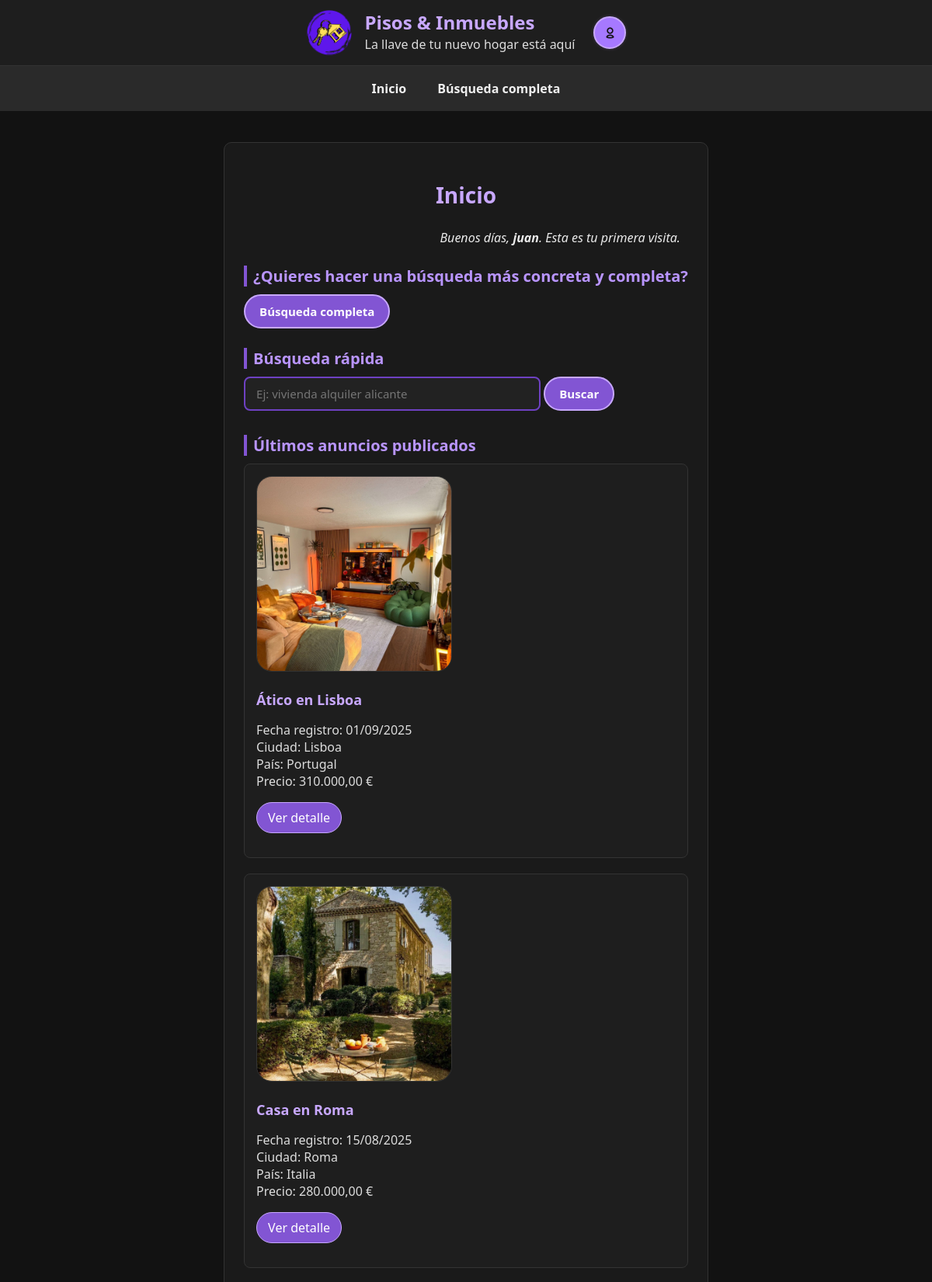
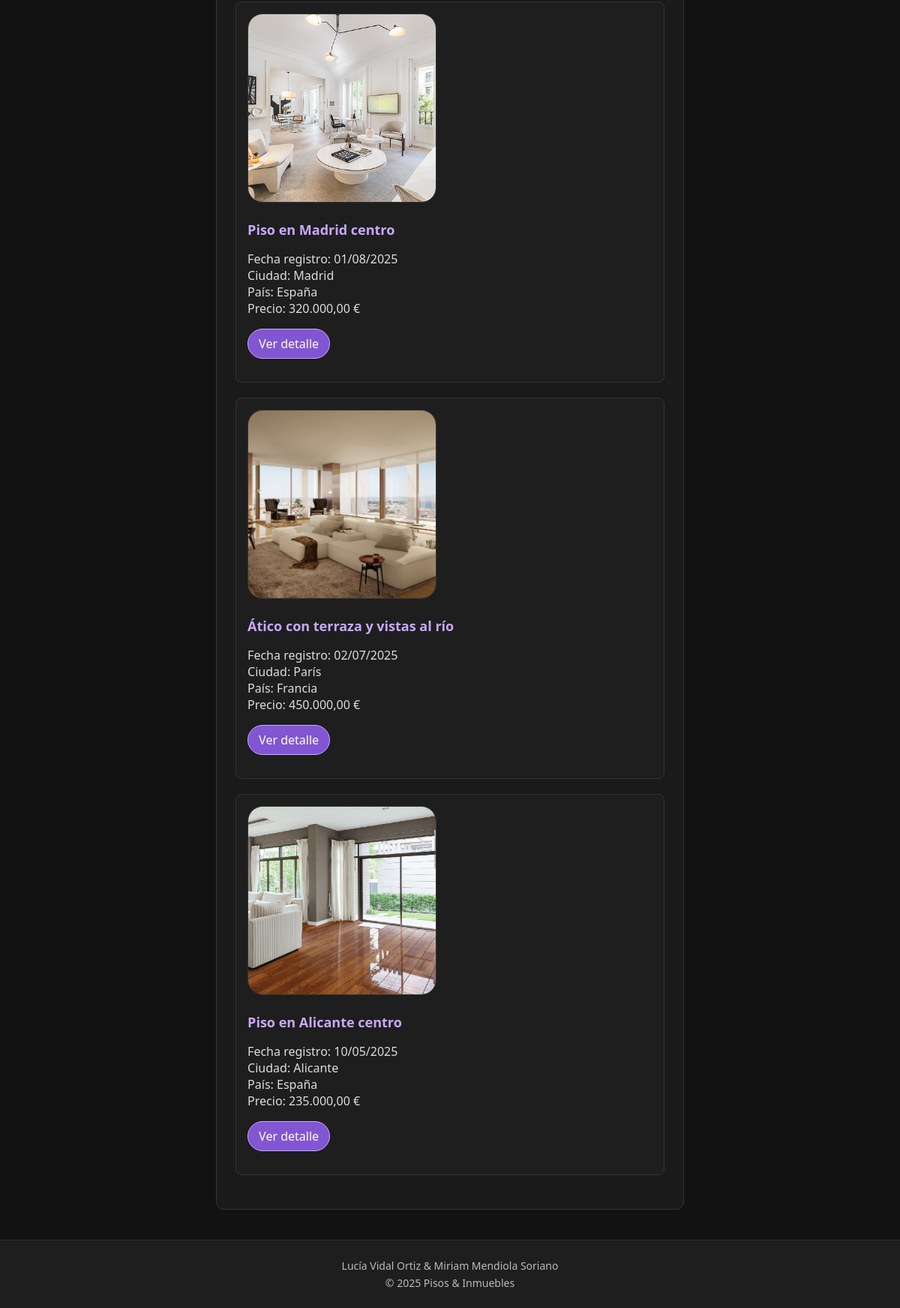
/index.php (signed in), run on the app's committed database (2 pictures, top to bottom).
### tables this page shows
CREATE TABLE `anuncios` (
  `IdAnuncio` int(10) UNSIGNED NOT NULL,
  `TAnuncio` tinyint(3) UNSIGNED NOT NULL,
  `TVivienda` tinyint(3) UNSIGNED NOT NULL,
  `FPrincipal` varchar(255) DEFAULT NULL,
  `Alternativo` varchar(255) NOT NULL,
  `Titulo` varchar(255) NOT NULL,
  `Precio` decimal(10,2) NOT NULL,
  `Texto` text DEFAULT NULL,
  `Ciudad` varchar(100) DEFAULT NULL,
  `Pais` int(10) UNSIGNED DEFAULT NULL,
  `Superficie` decimal(10,2) DEFAULT NULL,
  `NHabitaciones` int(10) UNSIGNED DEFAULT NULL,
  `NBanyos` int(10) UNSIGNED DEFAULT NULL,
  `Planta` int(11) DEFAULT NULL,
  `Anyo` int(11) DEFAULT NULL,
  `FRegistro` datetime NOT NULL DEFAULT current_timestamp(),
  `Usuario` int(10) UNSIGNED NOT NULL
);

CREATE TABLE `paises` (
  `IdPais` int(10) UNSIGNED NOT NULL,
  `NomPais` varchar(100) NOT NULL
);

### index.php (the view, shortened to what this page needs)
<?php
require_once("cabecera.inc");
require_once("inicio.inc");
$restaurado_por_cookie = false;
$usuario = htmlspecialchars($_SESSION['usuario'], ENT_QUOTES, 'UTF-8');
$hora = intval(date("H"));
if ($hora >= 6 && $hora < 12) {
    $saludo = "Buenos días";
} elseif ($hora >= 12 && $hora < 16) {
    $saludo = "Hola";
} elseif ($hora >= 16 && $hora < 20) {
    $saludo = "Buenas tardes";
} else {
    $saludo = "Buenas noches";
}
$ultima = $_COOKIE['ultima_visita'] ?? false;
if ($restaurado_por_cookie || isset($_SESSION['usuario'])) {
    if ($ultima) {
        echo "<p style='text-align:right; margin:10px; font-style:italic;'>
                $saludo, <strong>$usuario</strong>. Tu última visita fue el <strong>$ultima</strong>.
              </p>";
    } else {
        echo "<p style='text-align:right; margin:10px; font-style:italic;'>
                $saludo, <strong>$usuario</strong>. Esta es tu primera visita.
              </p>";
    }
}
?>
<section>
  <h3>¿Quieres hacer una búsqueda más concreta y completa?</h3>
  <form action="f.busqueda.php" method="get">
    <button type="submit" class="button">Búsqueda completa</button>
  </form>
</section>
<section>
  <h3>Búsqueda rápida</h3>
  <form action="resultado.php" method="get">
    <input
      type="text"
      id="busqueda_rapida"
      name="ciudad_rapida"
      placeholder="Ej: vivienda alquiler alicante"
    >
    <button type="submit" class="button">Buscar</button>
  </form>
</section>
<section>
  <h3>Últimos anuncios publicados</h3>
  <?php
  $mysqli = obtenerConexion();
  $sql = "SELECT
              a.IdAnuncio,
              a.Titulo,
              a.FPrincipal,
              a.Alternativo,
              a.FRegistro,
              a.Ciudad,
              p.NomPais AS Pais,
              a.Precio
          FROM Anuncios a
          LEFT JOIN Paises p ON a.Pais = p.IdPais
          ORDER BY a.FRegistro DESC
          LIMIT 5";
  if ($resultado = $mysqli->query($sql)) {
      if ($resultado->num_rows > 0) {
          while ($fila = $resultado->fetch_assoc()) {
              $id        = (int)$fila['IdAnuncio'];
              $titulo    = htmlspecialchars($fila['Titulo'] ?? '', ENT_QUOTES, 'UTF-8');
              $foto      = htmlspecialchars($fila['FPrincipal'] ?? '', ENT_QUOTES, 'UTF-8');
              $alt       = htmlspecialchars($fila['Alternativo'] ?? '', ENT_QUOTES, 'UTF-8');
              $fechaRaw  = $fila['FRegistro'];
              $fecha     = $fechaRaw ? date('d/m/Y', strtotime($fechaRaw)) : '';
              $ciudad    = htmlspecialchars($fila['Ciudad'] ?? '', ENT_QUOTES, 'UTF-8');
              $pais      = htmlspecialchars($fila['Pais'] ?? '', ENT_QUOTES, 'UTF-8');
              $precio    = $fila['Precio'];
              $precioFmt = is_null($precio) ? '' : number_format($precio, 2, ',', '.');
              ?>
              <article>
                <div class="imagen_principal">
                  <?php if (!empty($foto)) { ?>
                    <img src="<?php echo $foto; ?>" alt="<?php echo $alt; ?>">
                  <?php } else { ?>
                    <img src="img/foto_piso.jpg" alt="Sin imagen disponible">
                  <?php } ?>
                </div>
                <h4><?php echo $titulo; ?></h4>
                <p>
                  Fecha registro: <?php echo $fecha; ?><br>
                  Ciudad: <?php echo $ciudad; ?><br>
                  País: <?php echo $pais; ?><br>
                  Precio: <?php echo $precioFmt; ?> €
                </p>
                <p><a class="enlaces" href="detalle_anuncio.php?id=<?php echo $id; ?>">Ver detalle</a></p>
              </article>
              <?php
          }
      } else {
          echo "<p>No hay anuncios publicados todavía.</p>";
      }
  } else {
      echo "<p>Error al obtener los anuncios.</p>";
  }
  ?>
</section>
</main>
<?php
require_once("footer.inc");
?>

### modo-oscuro.css (style rules this page uses)
html { background-color: #121212; font-family: 'Segoe UI', Tahoma, Geneva, Verdana, sans-serif; color: #f0f0f0; }
html, body { height: 100%; margin: 0; padding: 0; display: flex; flex-direction: column; overflow-x: hidden; }
main.contenido h3 { color: #b995ff; margin-top: 25px; margin-bottom: 10px; font-size: 20px; border-left: 4px solid #8255d3; padding-left: 8px; }
main.contenido input, main.contenido select, main.contenido textarea { background-color: #222; border: 2px solid #6e41c2; color: #f0f0f0; border-radius: 8px; }
main.contenido button, .button, .btn-subir { background-color: #8255d3; color: #fff; border: 2px solid #c8a8ff; border-radius: 50px; padding: 10px 18px; cursor: pointer; }
main.contenido article { background-color: #1e1e1e; border: 1px solid #333; border-radius: 8px; padding: 15px; margin-bottom: 20px; color: #ddd; transition: transform 0.2s ease, box-shadow 0.3s ease; }
main.contenido article h4 { color: #c8a8ff; margin-bottom: 6px; font-size: 18px; }
.imagen_principal { border-radius: 20px; width: 250px; height: 250px; overflow: hidden; background-color: #111; border: 1px solid #333; }
.imagen_principal img { width: 100%; height: 100%; object-fit: cover; border-radius: 15px; filter: none; opacity: 1; display: block; }
a.enlaces { display: inline-block; text-decoration: none; color: #fff; background-color: #8255d3; padding: 8px 14px; border-radius: 500px; border: 1px solid #c8a8ff; transition: all 0.2s ease; }

### forms.css (style rules this page uses)
.button { font-family: inherit; font-size: 15px; padding: 10px 18px; margin-right: 10px; border: none; border-radius: 50px; cursor: pointer; font-weight: 600; transition: all 0.2s ease; background-color: #fffdf2; color: #4b2b99; border: 2px solid #a679ff; }
input, select { width: 100%; max-width: 350px; padding: 10px 14px; font-family: inherit; font-size: 15px; border: 2px solid #a679ff; border-radius: 8px; background-color: #fffdf2; transition: border-color 0.2s, box-shadow 0.2s; }
main.contenido input, main.contenido select, main.contenido textarea { margin-bottom: 6px; }

### accesible.css (style rules this page uses)
html { background-color: #ffffff; color: #000000; font-family: "Comic Neue", "Verdana", "Arial Rounded MT", sans-serif; font-size: 18px; line-height: 1.7; }
.contenido p, .contenido li { max-width: 80ch; text-align: left; margin-bottom: 1.3em; }
.contenido h3 { background-color: #ffff00; color: #000000; border-left: 6px solid #0055cc; padding: 6px 10px; }
input, select, textarea { background-color: #ffffff; color: #000000; border: 2px solid #000000; border-radius: 6px; padding: 10px 14px; width: 100%; font-size: 1rem; margin-bottom: 1rem; }
button, .button, .btn-subir { background-color: #000000; color: #ffff00; border: 3px solid #000000; border-radius: 40px; padding: 10px 20px; font-weight: bold; cursor: pointer; transition: all 0.25s ease; }
a.enlaces { background-color: #0055cc; color: #ffffff; border: 2px solid #000000; border-radius: 999px; padding: 8px 14px; font-weight: bold; text-decoration: underline; transition: all 0.25s ease; }
.imagen_principal { width: 250px; height: 250px; border-radius: 20px; overflow: hidden; }
.imagen_principal img { width: 100%; height: 100%; object-fit: cover; border-radius: 15px; }
* { color: #000000 !important; border-color: #000000 !important; }
button, input[type="button"], input[type="submit"], a.enlaces, .a_identificarse a, .a_identificarse .btn { background-color: #000000 !important; color: #ffff00 !important; border: 2px solid #000000 !important; font-weight: bold; }
input, select, textarea { background-color: #ffffff !important; color: #000000 !important; border: 2px solid #000000 !important; }
h3, h4, h5 { color: #000000 !important; background-color: #ffff00 !important; border-left: 6px solid #0055cc !important; padding-left: 8px; }
.btn, .button, .btn-subir { background-color: #000000 !important; color: #ffff00 !important; border: 3px solid #000000 !important; border-radius: 40px !important; }
section, article, main, fieldset { background-color: #ffffff !important; border-color: #000000 !important; color: #000000 !important; }
a { color: #0055cc !important; text-decoration: underline !important; }
html { font-size: 20px !important; line-height: 1.8 !important; }
h3 { font-size: 1.4rem !important; }
h4, h5, h6 { font-size: 1.2rem !important; }
p, li, dd, dt, label { font-size: 1.1rem !important; }
input, select, textarea, button { font-size: 1.05rem !important; }
p, ul, ol, dl, fieldset { margin-bottom: 1.2em !important; }
section, article { margin-bottom: 2em !important; }

### data on the page
anuncios: FPrincipal (picture), Titulo "Ático en Lisboa", FRegistro "01/09/2025", Ciudad "Lisboa", Pais.NomPais "Portugal", Precio "310.000,00"
anuncios: FPrincipal (picture), Titulo "Casa en Roma", FRegistro "15/08/2025", Ciudad "Roma", Pais.NomPais "Italia", Precio "280.000,00"
anuncios: shows a picture, Titulo "Piso en Madrid centro", FRegistro "01/08/2025", Ciudad "Madrid", Pais.NomPais "España", Precio "320.000,00"
anuncios: FPrincipal (picture), Titulo "Ático con terraza y vistas al río", FRegistro "02/07/2025", Ciudad "París", Pais.NomPais "Francia", Precio "450.000,00"
anuncios: FPrincipal (picture), Titulo "Piso en Alicante centro", FRegistro "10/05/2025", Ciudad "Alicante", Pais.NomPais "España", Precio "235.000,00"

### other printed values
$title "Inicio"
$saludo "Buenos días"
$usuario "juan"
